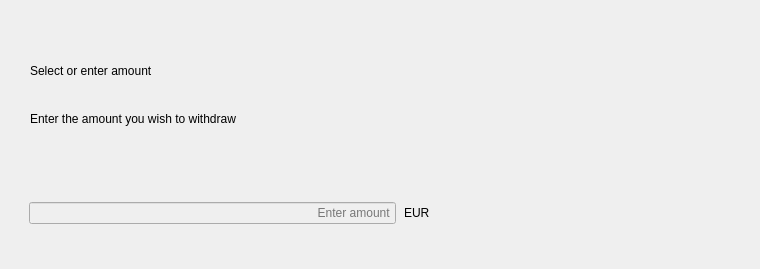
    <widget class="QWidget" name="page04_Withdraw">
     <widget class="QWidget" name="layoutWidget_22">
      <property name="geometry">
       <rect>
        <x>30</x>
        <y>50</y>
        <width>561</width>
        <height>89</height>
       </rect>
      </property>
      <layout class="QGridLayout" name="welcomeTextLayout_Withdraw">
       <item row="1" column="0">
        <widget class="QLabel" name="labelInstruction_Withdraw">
         <property name="text">
          <string>Enter the amount you wish to withdraw</string>
         </property>
        </widget>
       </item>
       <item row="0" column="0">
        <widget class="QLabel" name="labelWelcome_Withdraw">
         <property name="text">
          <string>Select or enter amount</string>
         </property>
         <property name="alignment">
          <set>Qt::AlignmentFlag::AlignLeading|Qt::AlignmentFlag::AlignLeft|Qt::AlignmentFlag::AlignVCenter</set>
         </property>
        </widget>
       </item>
      </layout>
     </widget>
     <widget class="QWidget" name="amountDisplayWidget" native="true">
      <property name="geometry">
       <rect>
        <x>-1</x>
        <y>149</y>
        <width>751</width>
        <height>111</height>
       </rect>
      </property>
      <widget class="QWidget" name="layoutWidget">
       <property name="geometry">
        <rect>
         <x>30</x>
         <y>30</y>
         <width>401</width>
         <height>68</height>
        </rect>
       </property>
       <layout class="QHBoxLayout" name="AmountGrid">
        <property name="spacing">
         <number>8</number>
        </property>
        <item>
         <widget class="QLineEdit" name="amountInput">
          <property name="enabled">
           <bool>false</bool>
          </property>
          <property name="styleSheet">
           <string notr="true"/>
          </property>
          <property name="inputMask">
           <string>9999</string>
          </property>
          <property name="maxLength">
           <number>4</number>
          </property>
          <property name="echoMode">
           <enum>QLineEdit::EchoMode::Normal</enum>
          </property>
          <property name="alignment">
           <set>Qt::AlignmentFlag::AlignRight|Qt::AlignmentFlag::AlignTrailing|Qt::AlignmentFlag::AlignVCenter</set>
          </property>
          <property name="placeholderText">
           <string>Enter amount </string>
          </property>
         </widget>
        </item>
        <item>
         <widget class="QLabel" name="labelAmountCurrency">
          <property name="styleSheet">
           <string notr="true"/>
          </property>
          <property name="text">
           <string>EUR</string>
          </property>
         </widget>
        </item>
       </layout>
      </widget>
     </widget>
    </widget>
